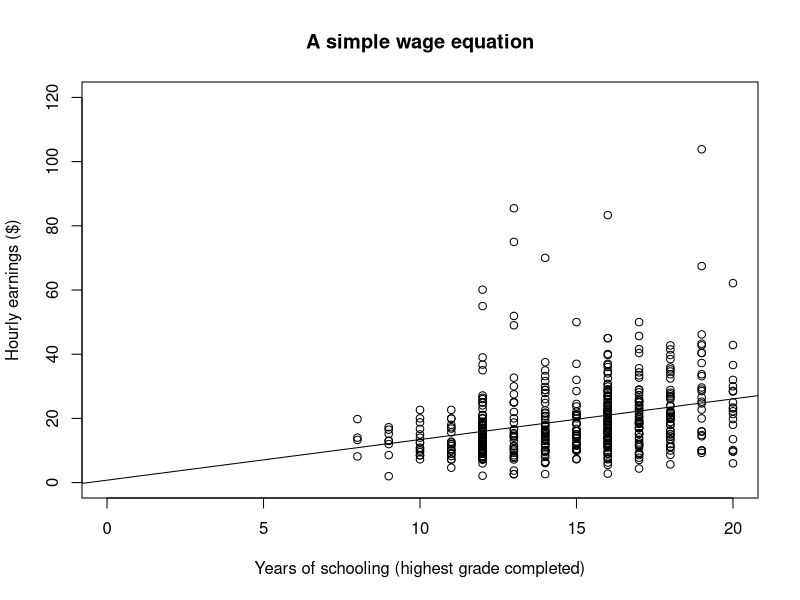

The R script that drew this image:
## ---- chunk 1
knitr::opts_chunk$set(echo = TRUE)
## ---- chunk 2
# Regression of EARNINGS on S and EXP
# with wages set by collective bargaining

# Load the required package
library(tidyverse)                  

# Create the dataset
eawe21.1 <- read.csv('./Data/EAWE21.csv', header=T) %>%    # Input the data
  filter(COLLBARG == 1)                                    # Filter the data

# Run the model
lin.model.1 <- lm(EARNINGS ~ S + EXP, data = eawe21.1)     

# Regression result
summary(lin.model.1)
anova(lin.model.1)
## ---- chunk 3
# Regression of EARNINGS on S and EXP
# with wages set by other than collective bargaining

# Create the dataset
eawe21.0 <- read.csv('./Data/EAWE21.csv', header=T) %>%    # Input the data
  filter(COLLBARG == 0)                                    # Filter the data

# Run the model
lin.model.0 <- lm(EARNINGS ~ S + EXP, data = eawe21.0)  


# Regression result
summary(lin.model.0)
anova(lin.model.0)
## ---- chunk 4
# EARNINGS regress on schooling
eawe21 <- read.csv('./Data/EAWE21.csv', header=T)   # Import data
lin.model <- lm(EARNINGS ~ S, data = eawe21)        # Run the model
summary(lin.model)                                  # The result
## ---- chunk 5
# EARNINGS regress on schooling
# Plot the data
plot(EARNINGS ~ S, 
     data = eawe21,
     main = "A simple wage equation", 
     xlab = "Years of schooling (highest grade completed)",
     ylab = "Hourly earnings ($)",
     xlim = c(0, 20),
     ylim = c(0, 120))

abline(lin.model)              # Add the regression line

## ---- chunk 6
# Descriptive statistics for S
summary(eawe21$S)
## ---- chunk 7
# Create the demeaned variable SDEV
library(tidyverse)                  # Load the required package

eawe21 <- read.csv('./Data/EAWE21.csv', header=T)   # Import data
eawe21.dm <- eawe21 %>%
  mutate(SDEV = S - mean(S)) %>%    # Create the demeaned variable
  select(EARNINGS, S, SDEV)         # Select the required columns

# EARNINGS regress on the demeaned variable SDEV
# Using pipe (%>%) operator to simplify the code
lm(EARNINGS ~ SDEV, data = eawe21.dm) %>%        # Run the model
  summary                                        # Print the result      
## ---- chunk 8
# EARNINGS regress on schooling
# Analysis of variance table
anova(lin.model)
## ---- chunk 9
# EARNINGS regress on schooling
# Summary of regression results, including the coefficient of determination
summary(lin.model)
